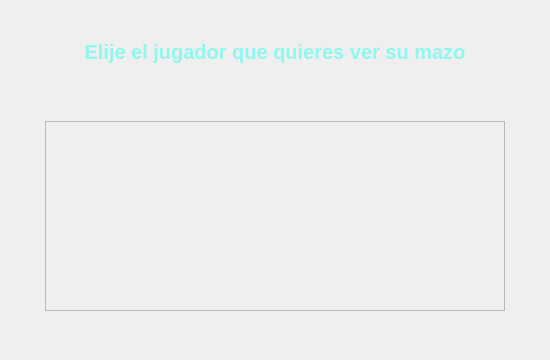
<?xml version="1.0" encoding="UTF-8"?>
<ui version="4.0">
 <class>VerMazoDialog</class>
 <widget class="QDialog" name="VerMazoDialog">
  <property name="geometry">
   <rect>
    <x>0</x>
    <y>0</y>
    <width>550</width>
    <height>360</height>
   </rect>
  </property>
  <property name="windowTitle">
   <string>Dialog</string>
  </property>
  <layout class="QHBoxLayout" name="horizontalLayout">
   <item>
    <widget class="QStackedWidget" name="stackedWidget">
     <property name="currentIndex">
      <number>0</number>
     </property>
     <widget class="QWidget" name="page">
      <layout class="QVBoxLayout" name="verticalLayout_3">
       <item>
        <widget class="QWidget" name="widget" native="true">
         <property name="minimumSize">
          <size>
           <width>300</width>
           <height>25</height>
          </size>
         </property>
         <layout class="QVBoxLayout" name="verticalLayout_2">
          <item>
           <widget class="QLabel" name="label">
            <property name="minimumSize">
             <size>
              <width>100</width>
              <height>50</height>
             </size>
            </property>
            <property name="styleSheet">
             <string notr="true">QLabel#label {        
 
    color: qlineargradient(x1:0, y1:0, x2:1, y2:1, stop:0 rgb(99, 69, 44), stop:1 rgb(144, 247, 238));

  	 font-size: 20px;
    font-weight: bold;
    font-family: &quot;Segoe UI&quot;, Arial;
    
    background: transparent;
    padding: 2px;
    margin-bottom: 5px;
}

</string>
            </property>
            <property name="text">
             <string>Elije el jugador que quieres ver su mazo</string>
            </property>
            <property name="alignment">
             <set>Qt::AlignmentFlag::AlignCenter</set>
            </property>
           </widget>
          </item>
          <item>
           <widget class="QWidget" name="widget_9" native="true">
            <property name="minimumSize">
             <size>
              <width>300</width>
              <height>30</height>
             </size>
            </property>
           </widget>
          </item>
          <item>
           <layout class="QHBoxLayout" name="horizontalLayout_3">
            <item>
             <widget class="QWidget" name="widget_6" native="true">
              <property name="minimumSize">
               <size>
                <width>10</width>
                <height>0</height>
               </size>
              </property>
              <property name="maximumSize">
               <size>
                <width>10</width>
                <height>16777215</height>
               </size>
              </property>
             </widget>
            </item>
            <item>
             <layout class="QVBoxLayout" name="verticalLayout_6">
              <item>
               <widget class="QScrollArea" name="scrollArea">
                <property name="maximumSize">
                 <size>
                  <width>16777215</width>
                  <height>190</height>
                 </size>
                </property>
                <property name="widgetResizable">
                 <bool>true</bool>
                </property>
                <widget class="QWidget" name="scrollAreaWidgetContents">
                 <property name="geometry">
                  <rect>
                   <x>0</x>
                   <y>0</y>
                   <width>458</width>
                   <height>188</height>
                  </rect>
                 </property>
                 <layout class="QHBoxLayout" name="horizontalLayout_4">
                  <item>
                   <widget class="QWidget" name="layoutJugadores" native="true"/>
                  </item>
                 </layout>
                </widget>
               </widget>
              </item>
              <item>
               <widget class="QWidget" name="widget_7" native="true">
                <property name="minimumSize">
                 <size>
                  <width>10</width>
                  <height>10</height>
                 </size>
                </property>
               </widget>
              </item>
             </layout>
            </item>
            <item>
             <widget class="QWidget" name="widget_8" native="true">
              <property name="minimumSize">
               <size>
                <width>10</width>
                <height>0</height>
               </size>
              </property>
              <property name="maximumSize">
               <size>
                <width>10</width>
                <height>16777215</height>
               </size>
              </property>
             </widget>
            </item>
           </layout>
          </item>
         </layout>
        </widget>
       </item>
      </layout>
     </widget>
     <widget class="QWidget" name="page_2">
      <layout class="QVBoxLayout" name="verticalLayout_5">
       <item>
        <widget class="QLabel" name="label_2">
         <property name="minimumSize">
          <size>
           <width>0</width>
           <height>60</height>
          </size>
         </property>
         <property name="styleSheet">
          <string notr="true">QLabel#label_2 {        
 
    color: qlineargradient(x1:0, y1:0, x2:1, y2:1, stop:0 rgb(99, 69, 44), stop:1 rgb(144, 247, 238));

  	 font-size: 20px;
    font-weight: bold;
    font-family: &quot;Segoe UI&quot;, Arial;
    
    background: transparent;
    padding: 2px;
    margin-bottom: 5px;
}

</string>
         </property>
         <property name="text">
          <string>Cartas de </string>
         </property>
         <property name="alignment">
          <set>Qt::AlignmentFlag::AlignCenter</set>
         </property>
        </widget>
       </item>
       <item>
        <widget class="QWidget" name="widget_2" native="true">
         <property name="minimumSize">
          <size>
           <width>300</width>
           <height>20</height>
          </size>
         </property>
        </widget>
       </item>
       <item>
        <layout class="QHBoxLayout" name="horizontalLayout_2">
         <item>
          <widget class="QWidget" name="widget_4" native="true">
           <property name="minimumSize">
            <size>
             <width>10</width>
             <height>0</height>
            </size>
           </property>
           <property name="maximumSize">
            <size>
             <width>10</width>
             <height>16777215</height>
            </size>
           </property>
          </widget>
         </item>
         <item>
          <layout class="QVBoxLayout" name="verticalLayout_4">
           <item>
            <widget class="QWidget" name="widgetCartas" native="true">
             <property name="minimumSize">
              <size>
               <width>450</width>
               <height>190</height>
              </size>
             </property>
            </widget>
           </item>
           <item>
            <widget class="QWidget" name="widget_5" native="true">
             <property name="minimumSize">
              <size>
               <width>10</width>
               <height>10</height>
              </size>
             </property>
            </widget>
           </item>
          </layout>
         </item>
         <item>
          <widget class="QWidget" name="widget_3" native="true">
           <property name="minimumSize">
            <size>
             <width>10</width>
             <height>0</height>
            </size>
           </property>
           <property name="maximumSize">
            <size>
             <width>10</width>
             <height>16777215</height>
            </size>
           </property>
          </widget>
         </item>
        </layout>
       </item>
      </layout>
     </widget>
    </widget>
   </item>
  </layout>
 </widget>
 <resources/>
 <connections/>
</ui>
